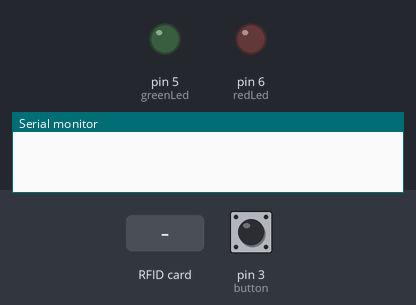
Simulated run of this sketch. Board: Arduino Uno, built with avr-gcc and run on an emulated ATmega328P. Shown: output pins drawn as LEDs (lit = HIGH), the last lines printed to the serial monitor. Dashed ring = blinking. Inputs (shaded band) come from the test bench; at power-on: pin 3 (button) HIGH.

Above: at 1.2 s.
1.3 s: pin 3 (button) pulled LOW for 3.2 s
At 5.5 s:
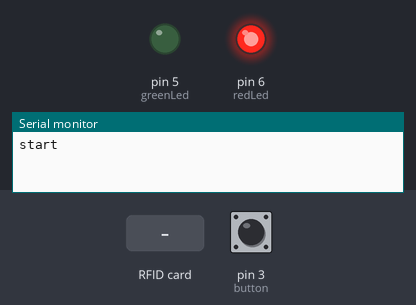
6.0 s: RFID card 5E 7A 19 C4 held to the reader
At 6.1 s:
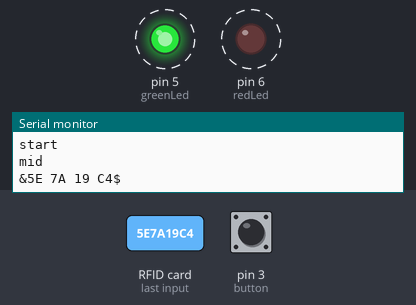
Timing chart, 0 to 11.5 s (numbered marks = the images above; inputs shaded):
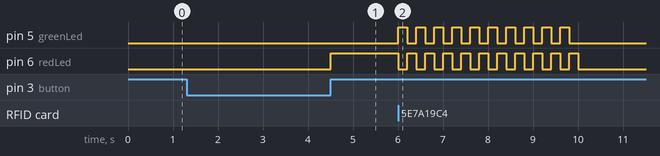

Measured:
- after the input at 1.3 s, pin 6 (redLed): LOW → HIGH after 3.2 s
- after the input at 6.0 s, pin 5 (greenLed): alternates HIGH for 0.20 s and LOW for 0.20 s, 20 changes in all, then stays LOW, starting at once; pin 6 (redLed): alternates HIGH for 0.20 s and LOW for 0.20 s, 21 changes in all, then stays LOW, starting at once

The sketch:

enterAndCheck.ino
```cpp
/*
  Tag format: 1 JSON-formatted text record:
  {
  name: username,
  room: room number (long int),
  checkin: checkin time (unix time, long int),
  checkout: checkout time (unix time, long int),
  }
*/

// Uncomment the SEEED or ADAFRUIT sections below based on which shield you are using

// SEEED STUDIO
//#include <SPI.h>
//#include <PN532_SPI.h>
//#include <PN532.h>
//#include <NfcAdapter.h>
//#include <Time.h>
//
//PN532_SPI pn532spi(SPI, 10);
//NfcAdapter nfc = NfcAdapter(pn532spi);
// end SEEED STUDIO

// ADAFRUIT
#include <Wire.h>
#include <PN532_I2C.h>
#include <PN532.h>
#include <NfcAdapter.h>
#include <Time.h>

PN532_I2C pn532_i2c(Wire);
NfcAdapter nfc = NfcAdapter(pn532_i2c);
// end ADAFRUIT

const int greenLed = 5;         // pin for the green LED
const int redLed = 6;           // pin for the red LED
const int button = 3;

String inputString = "";        // string for input from serial port
long lightOnTime = 0;           // last time the LEDs were turned on, in ms
int buttonVal = 0;
int pressTime;
int relTime;
String uids[10];
int totalIDs = 0;

boolean readyToWrite = false;   // true when you are ready to write to NFC tag

void setup() {
  Serial.begin(9600);           // initialize serial communications
  nfc.begin();                  // initialize NfcAdapter
  pinMode(greenLed, OUTPUT);    // make pin 9 an output
  pinMode(redLed, OUTPUT);      // make pin 8 an output
  pinMode(button, INPUT);
}

void loop() {
  // if there's incoming data, read it into a string:
  buttonVal = digitalRead(button);
  digitalWrite(redLed, LOW);
  digitalWrite(greenLed, LOW);
  if (buttonVal == LOW) {
    pressTime = millis();
    while (buttonVal == LOW) {
      buttonVal = digitalRead(button);
    }
    relTime = millis();
    if (relTime - pressTime > 1000) {
      digitalWrite(redLed, HIGH);
      Serial.println("start");
      enterID();
    }
    else {
      digitalWrite(greenLed, HIGH);
      checkID();
    }
  }
  //lookForTag();

}
void enterID() {
  /*
    int uid[] = { 0, 0, 0, 0, 0, 0, 0 };  // Buffer to store the returned UID
    int uidLength;                        // Length of the UID (4 or 7 bytes depending on ISO14443A card type)
    //boolean success = nfc.readPassiveTargetID(PN532_MIFARE_ISO14443A, &uid[0], &uidLength);
    for (int i=0; i < uidLength; i++) {
      Serial.print(" 0x");Serial.print(uid[i], HEX);
    }
    for (int z = 0; z < 7; z++) {
    uids[totalIDs][z] = uid[z];
    }
  */
  int whilecnt = 0;
  while (!nfc.tagPresent() && whilecnt < 100000) {
    whilecnt += 1;
  }
  NfcTag tag = nfc.read();
  Serial.println("mid");
  Serial.print('&');
  Serial.print(tag.getUidString());
  Serial.print('$');
  uids[totalIDs] = tag.getUidString();
  totalIDs += 1;
  int flashcount = 0;
  while (flashcount < 10) {
    digitalWrite(greenLed, HIGH);
    digitalWrite(redLed, LOW);
    delay(200);
    digitalWrite(greenLed, LOW);
    digitalWrite(redLed, HIGH);
    delay(200);
    flashcount += 1;
  }
}

void checkID() {
  /*
    int uid[] = { 0, 0, 0, 0, 0, 0, 0 };  // Buffer to store the returned UID
    int uidLength;                        // Length of the UID (4 or 7 bytes depending on ISO14443A card type)
    //boolean success = nfc.readPassiveTargetID(PN532_MIFARE_ISO14443A, &uid[0], &uidLength);
    bool isLogged = false;
    for (int i=0; i < uidLength; i++) {
      Serial.print(" 0x");Serial.print(uid[i], HEX);
    }
    for (int j = 0; j < totalIDs; j++) {
    for (int z = 0; z < 7; z++) {
      if (uid[z] != uids[j][z]) {
        break;
      }
      else {
        if (z == 6) {
          isLogged = true;
        }
        else {
          continue;
        }
      }
    }
    if (isLogged) break;
    }
  */
  bool isLogged = false;
  int whilecnt = 0;
  while (!nfc.tagPresent() && whilecnt < 100000) {
    whilecnt += 1;
  }
  NfcTag tag = nfc.read();
  String tagstr = tag.getUidString();
  for (int i = 0; i < totalIDs; i++) {
    if (tagstr != uids[i]) {
      continue;
    }
    else {
      isLogged = true;
      break;
    }
  }
  int flashcount = 0;
  if (isLogged) {
    while (flashcount < 5) {
      digitalWrite(greenLed, HIGH);
      delay(500);
      digitalWrite(greenLed, LOW);
      delay(500);
      flashcount += 1;
    }
  }
  else {
    digitalWrite(greenLed, LOW);
    while (flashcount < 5) {
      digitalWrite(redLed, HIGH);
      delay(500);
      digitalWrite(redLed, LOW);
      delay(500);
      flashcount += 1;
    }
  }
}

void lookForTag() {
  if (nfc.tagPresent()) {                 // if there's a tag present
    NdefMessage message;                  // make a new NDEF message
    // add the input string as a record:
    message.addMimeMediaRecord("text/secretpassword", inputString);
    boolean success = nfc.write(message); // attempt to write to the tag

    if (success) {
      // let the desktop app know you succeeded:
      Serial.println("Result: tag written.");
      digitalWrite(redLed, LOW);          // turn off the failure light if on
      digitalWrite(greenLed, HIGH);       // turn on the success light
      lightOnTime = millis();
      readyToWrite = false;               // clear write flag
    }
    else {
      // let the desktop app know you failed:
      Serial.println("Result: failed to write to tag");
      digitalWrite(greenLed, LOW);       // turn off the success light if on
      digitalWrite(redLed, HIGH);        // turn on the failure light
      lightOnTime = millis();
    }
  }
}
```
